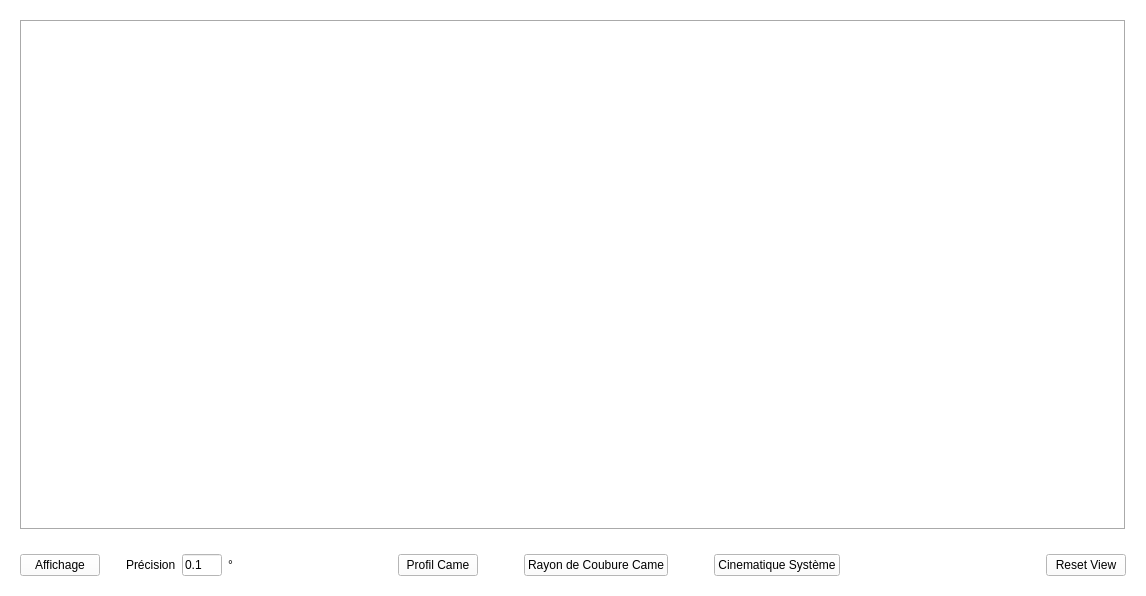
<?xml version="1.0" encoding="UTF-8"?>
<ui version="4.0">
 <class>VisuDialog</class>
 <widget class="QWidget" name="VisuDialog">
  <property name="geometry">
   <rect>
    <x>0</x>
    <y>0</y>
    <width>1146</width>
    <height>596</height>
   </rect>
  </property>
  <property name="windowTitle">
   <string>Visualisation </string>
  </property>
  <property name="styleSheet">
   <string notr="true">background-color: rgb(255, 255, 255);</string>
  </property>
  <layout class="QVBoxLayout" name="dialogLayout">
   <item>
    <widget class="QWidget" name="mainWidget" native="true">
     <layout class="QHBoxLayout" name="mainLayout">
      <item>
       <widget class="QStackedWidget" name="stackedWidget">
        <property name="sizePolicy">
         <sizepolicy hsizetype="Expanding" vsizetype="Expanding">
          <horstretch>0</horstretch>
          <verstretch>0</verstretch>
         </sizepolicy>
        </property>
        <property name="frameShape">
         <enum>QFrame::Box</enum>
        </property>
        <property name="frameShadow">
         <enum>QFrame::Sunken</enum>
        </property>
        <property name="currentIndex">
         <number>0</number>
        </property>
        <widget class="QWidget" name="profilePage">
         <property name="sizePolicy">
          <sizepolicy hsizetype="Expanding" vsizetype="Expanding">
           <horstretch>0</horstretch>
           <verstretch>0</verstretch>
          </sizepolicy>
         </property>
         <layout class="QVBoxLayout" name="profileLayout">
          <property name="leftMargin">
           <number>0</number>
          </property>
          <property name="topMargin">
           <number>0</number>
          </property>
          <property name="rightMargin">
           <number>0</number>
          </property>
          <property name="bottomMargin">
           <number>0</number>
          </property>
         </layout>
        </widget>
        <widget class="QWidget" name="curvaturePage">
         <property name="sizePolicy">
          <sizepolicy hsizetype="Expanding" vsizetype="Expanding">
           <horstretch>0</horstretch>
           <verstretch>0</verstretch>
          </sizepolicy>
         </property>
         <layout class="QVBoxLayout" name="curvatureLayout">
          <property name="leftMargin">
           <number>0</number>
          </property>
          <property name="topMargin">
           <number>0</number>
          </property>
          <property name="rightMargin">
           <number>0</number>
          </property>
          <property name="bottomMargin">
           <number>0</number>
          </property>
         </layout>
        </widget>
        <widget class="QWidget" name="kinematicsPage">
         <property name="sizePolicy">
          <sizepolicy hsizetype="Expanding" vsizetype="Expanding">
           <horstretch>0</horstretch>
           <verstretch>0</verstretch>
          </sizepolicy>
         </property>
         <layout class="QVBoxLayout" name="kinematicsLayout">
          <property name="leftMargin">
           <number>0</number>
          </property>
          <property name="topMargin">
           <number>0</number>
          </property>
          <property name="rightMargin">
           <number>0</number>
          </property>
          <property name="bottomMargin">
           <number>0</number>
          </property>
         </layout>
        </widget>
       </widget>
      </item>
     </layout>
    </widget>
   </item>
   <item>
    <widget class="QWidget" name="buttonsWidget" native="true">
     <layout class="QHBoxLayout" name="buttonsLayout">
      <item>
       <widget class="QPushButton" name="displayButton">
        <property name="text">
         <string>Affichage</string>
        </property>
       </widget>
      </item>
      <item>
       <spacer name="horizontalSpacer_4">
        <property name="orientation">
         <enum>Qt::Horizontal</enum>
        </property>
        <property name="sizeType">
         <enum>QSizePolicy::Preferred</enum>
        </property>
        <property name="sizeHint" stdset="0">
         <size>
          <width>20</width>
          <height>20</height>
         </size>
        </property>
       </spacer>
      </item>
      <item>
       <widget class="QLabel" name="precisionLabel">
        <property name="text">
         <string>Précision</string>
        </property>
       </widget>
      </item>
      <item>
       <widget class="QLineEdit" name="precisionEdit">
        <property name="minimumSize">
         <size>
          <width>30</width>
          <height>0</height>
         </size>
        </property>
        <property name="maximumSize">
         <size>
          <width>40</width>
          <height>16777215</height>
         </size>
        </property>
        <property name="text">
         <string>0.1</string>
        </property>
       </widget>
      </item>
      <item>
       <widget class="QLabel" name="precisionUnitLabel">
        <property name="text">
         <string>°</string>
        </property>
       </widget>
      </item>
      <item>
       <spacer name="horizontalSpacer">
        <property name="orientation">
         <enum>Qt::Horizontal</enum>
        </property>
        <property name="sizeType">
         <enum>QSizePolicy::Expanding</enum>
        </property>
        <property name="sizeHint" stdset="0">
         <size>
          <width>100</width>
          <height>20</height>
         </size>
        </property>
       </spacer>
      </item>
      <item>
       <widget class="QPushButton" name="profileButton">
        <property name="text">
         <string>Profil Came</string>
        </property>
       </widget>
      </item>
      <item>
       <spacer name="horizontalSpacer_3">
        <property name="orientation">
         <enum>Qt::Horizontal</enum>
        </property>
        <property name="sizeType">
         <enum>QSizePolicy::Preferred</enum>
        </property>
        <property name="sizeHint" stdset="0">
         <size>
          <width>40</width>
          <height>20</height>
         </size>
        </property>
       </spacer>
      </item>
      <item>
       <widget class="QPushButton" name="curvatureButton">
        <property name="text">
         <string>Rayon de Coubure Came</string>
        </property>
       </widget>
      </item>
      <item>
       <spacer name="horizontalSpacer_2">
        <property name="orientation">
         <enum>Qt::Horizontal</enum>
        </property>
        <property name="sizeType">
         <enum>QSizePolicy::Preferred</enum>
        </property>
        <property name="sizeHint" stdset="0">
         <size>
          <width>40</width>
          <height>20</height>
         </size>
        </property>
       </spacer>
      </item>
      <item>
       <widget class="QPushButton" name="kinematicsButton">
        <property name="text">
         <string>Cinematique Système</string>
        </property>
       </widget>
      </item>
      <item>
       <spacer name="horizontalSpacer_1">
        <property name="orientation">
         <enum>Qt::Horizontal</enum>
        </property>
        <property name="sizeHint" stdset="0">
         <size>
          <width>200</width>
          <height>20</height>
         </size>
        </property>
       </spacer>
      </item>
      <item>
       <widget class="QPushButton" name="resetviewButton">
        <property name="text">
         <string>Reset View</string>
        </property>
       </widget>
      </item>
     </layout>
    </widget>
   </item>
  </layout>
 </widget>
 <resources/>
 <connections/>
</ui>
